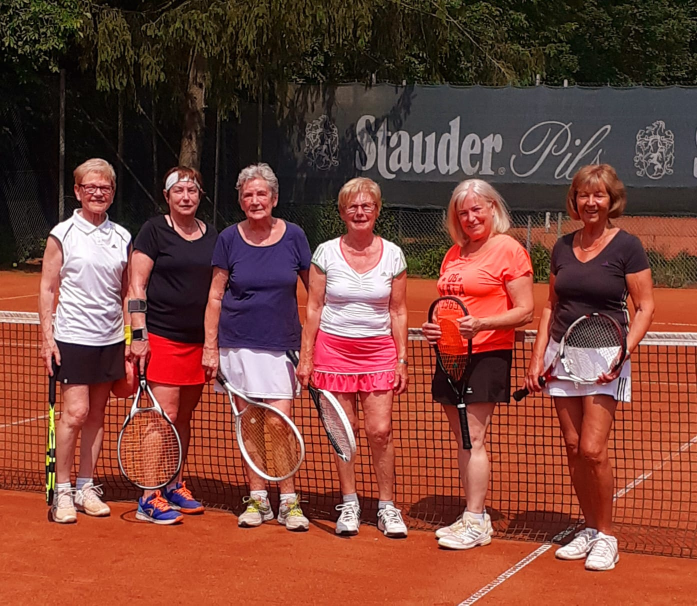
#> input picture fotos/2021_06_TGG-2021-D65.jpeg, 1394 x 1211 px (shown at 1/2 size)
$ python plakat-einbinden.py fotos/2021_06_TGG-2021-D65.jpeg fotos/2022_03_Sponsor-Bauerfeind-500px-X-300px.jpg
#> lines starting #> are read from the running program, lines starting #| are printed output that depends on the picture
"""Bereitet ein Ankündigungsplakat für die Website vor – mit Copyright-Hinweis im Bild.

Benutzung:  python3 plakat-einbinden.py <Originaldatei> <name>
Beispiel:   python3 plakat-einbinden.py Sommerfest.png sommerfest

Erzeugt in img/events/:
  <name>.jpg        Vorschaubild (360 px breit, Hinweis legt die Website darüber)
  <name>-gross.jpg  Großansicht (max. 1200 px breit) mit fest eingesetztem Copyright-Hinweis
Benötigt: Python 3 mit Pillow (pip install pillow). Ein ausgetauschtes Plakat einfach erneut
mit demselben Namen verarbeiten – die alten Dateien werden überschrieben."""
import sys, os
from PIL import Image, ImageDraw, ImageFont

HINWEIS = "© TG Gold-Weiß Gelsenkirchen 1932 e.V. – Alle Rechte vorbehalten."
ZIEL = os.path.join(os.path.dirname(os.path.abspath(__file__)), "img", "events")
SCHRIFTEN = ["/usr/share/fonts/truetype/dejavu/DejaVuSans.ttf", "C:/Windows/Fonts/arial.ttf",
             "/System/Library/Fonts/Supplemental/Arial.ttf", "/Library/Fonts/Arial.ttf"]

def schrift(gr):
    for s in SCHRIFTEN:
        if os.path.exists(s): return ImageFont.truetype(s, gr)
    return ImageFont.load_default()

def stempeln(im):
    """Setzt unten einen halbtransparenten Streifen mit dem Hinweis ins Bild."""
    im = im.convert("RGBA"); w, h = im.size
    gr = max(12, round(w * 0.018)); f = schrift(gr)
    tw = ImageDraw.Draw(im).textlength(HINWEIS, font=f)
    while tw > w * 0.92 and gr > 10:
        gr -= 1; f = schrift(gr); tw = ImageDraw.Draw(im).textlength(HINWEIS, font=f)
    sh = round(gr * 2.1)
    lage = Image.new("RGBA", im.size, (0, 0, 0, 0)); d = ImageDraw.Draw(lage)
    d.rectangle([0, h - sh, w, h], fill=(10, 22, 34, 190))
    d.text(((w - tw) / 2, h - sh + (sh - gr) / 2 - gr * 0.08), HINWEIS, font=f, fill=(255, 255, 255, 255))
    return Image.alpha_composite(im, lage).convert("RGB")

def einbinden(quelle, name):
#> called with quelle = 'fotos/2021_06_TGG-2021-D65.jpeg'
    os.makedirs(ZIEL, exist_ok=True)
    im = Image.open(quelle).convert("RGB")
#> im is the input picture: PIL image 1394x1211 RGB; mean R, G, B 121.7, 68.2, 57
    vw = 360; im.resize((vw, round(im.height * vw / im.width)), Image.LANCZOS) \
        .save(os.path.join(ZIEL, name + ".jpg"), quality=84, optimize=True, progressive=True)
#> after `im.resize((vw, round(im.height * vw / im.width)), Image.LANCZOS).save(`:
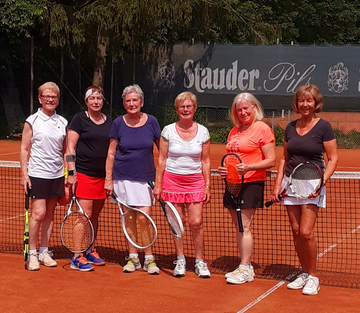
#> saved as 2022_03_Sponsor-Bauerfeind-500px-X-300px.jpg.jpg: PIL image 360x313 RGB; mean R, G, B 121.6, 68.2, 57
    gw = min(1200, im.width); gross = im.resize((gw, round(im.height * gw / im.width)), Image.LANCZOS)
#> after `gw = min(1200, im.width)`: gw = 1200
#> after `gross = im.resize((gw, round(im.height * gw / im.width)), Image.LANCZO`:
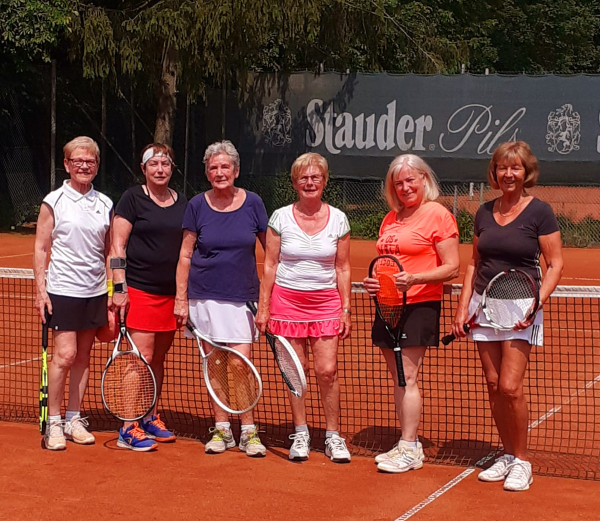
#> gross: PIL image 1200x1042 RGB (shown at 1/2 size); mean R, G, B 121.6, 68.2, 57
    stempeln(gross).save(os.path.join(ZIEL, name + "-gross.jpg"), quality=86, optimize=True, progressive=True)
#> in stempeln, `tw = ImageDraw.Draw(im).textlength(HINWEIS, font=f)`: tw = 746.8
#> after the loop in stempeln, `while tw > w * 0.92 and gr > 10:`: gr = 22
#> in stempeln, `sh = round(gr * 2.1)`: sh = 46
#> in stempeln, `lage = Image.new('RGBA', im.size, (0, 0, 0, 0))`: lage: PIL image 1200x1042 RGBA; every value is 0
#> in stempeln, `return Image.alpha_composite(im, lage).convert("RGB")`:
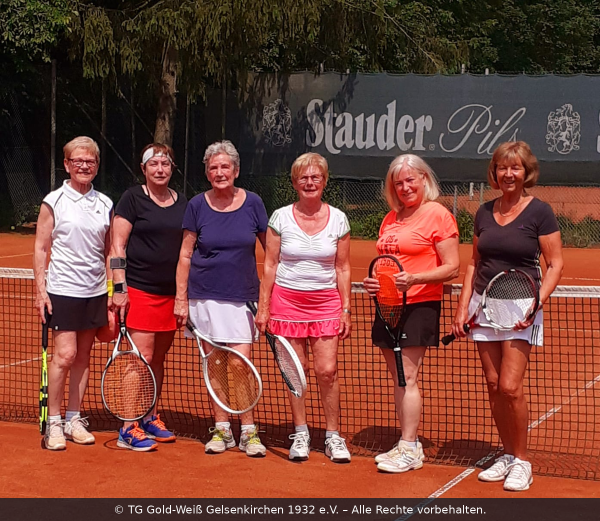
#> returned value: PIL image 1200x1042 RGB (shown at 1/2 size); mean R, G, B 115.9, 66.7, 57.2
    print("fertig:", name)

if __name__ == "__main__":
    if len(sys.argv) != 3: print(__doc__); sys.exit(1)
    einbinden(sys.argv[1], sys.argv[2])
